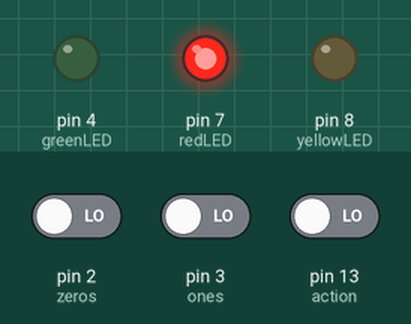
Simulated run of this sketch. Board: Arduino Uno, built with avr-gcc and run on an emulated ATmega328P. On the bench: output pins drawn as LEDs (lit = HIGH). Dashed ring = blinking. The test bench sets the inputs (shaded band); at power-on: pin 13 (action) LOW, pin 2 (zeros) LOW, pin 3 (ones) LOW.

Above: at 1.2 s.
1.3 s: pin 13 (action) driven HIGH
At 3.1 s:
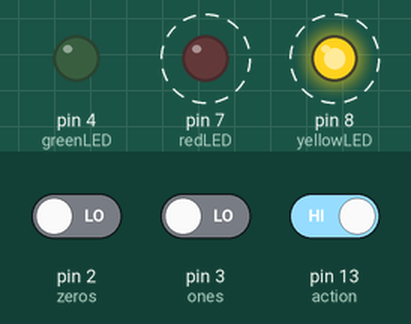
7.3 s: pin 13 (action) driven LOW
At 8.3 s:
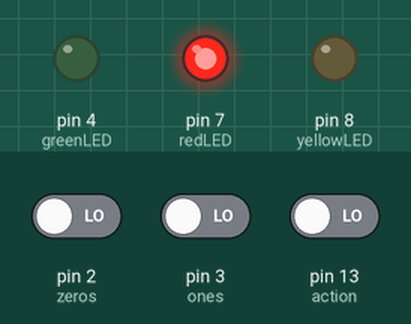
Timing chart, 0 to 10.3 s (numbered marks = the images above; inputs shaded):
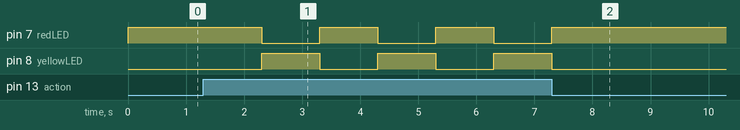

The sketch:

ones_and_zeros.ino
```cpp
#define action 13
#define ones 3
#define zeros 2
#define yellowLED 8
#define redLED 7
#define greenLED 4

byte pass[] = {1, 1, 0, 1, 0, 0, 1}; // ITP in Morse Code
byte entering = false;
byte attempt[100];
byte count = 0;
bool passed = false;

void setup() {
  // put your setup code here, to run once:
  pinMode(ones, INPUT);
  pinMode(zeros, INPUT);
  pinMode(action, INPUT);
  pinMode(yellowLED, OUTPUT);
  pinMode(redLED, OUTPUT);
  pinMode(greenLED, OUTPUT);
  Serial.begin(9600);
}

void loop() {
  if (digitalRead(action) == HIGH){
    if(!entering){
      passed = false;
      memset(attempt, 0, sizeof(attempt));
    }
    entering = !entering;
    delay(1000);
    count = 0;
  }
  if ((!entering)&&(passed)){
    digitalWrite(greenLED, HIGH);
    digitalWrite(redLED, LOW);
    digitalWrite(yellowLED, LOW);
  }else if ((entering)&&(!passed)){
     digitalWrite(yellowLED,HIGH);
     digitalWrite(redLED, LOW);
     digitalWrite(greenLED, LOW);
      if (digitalRead(ones) == HIGH){
       attempt[count] = 1;
       count++;
       Serial.println("1");
       delay(500);
      } else if (digitalRead(zeros) == HIGH){
       attempt[count] = 0;
       count++;
       Serial.println("0");
       delay(500);
      }
  } else if ((!entering)&&(!passed)){
     digitalWrite(yellowLED,LOW);
     digitalWrite(redLED, HIGH);
     digitalWrite(greenLED, LOW);
  }

  if (!entering){
     passed = true;
      for (byte j = 0; j<sizeof(pass);j++){
        if (pass[j] != attempt[j]){
          passed = false;
        }
     }
     for (byte k = sizeof(pass)+1;k<sizeof(attempt);k++){
      if(attempt[k] == 1){
        passed = false;
      }
     }
  }
}
```

Measured:
- after the input at 1.3 s, pin 7 (redLED), pin 8 (yellowLED): alternates HIGH for 1.0 s and LOW for 1.0 s, starting after 1.0 s
- after the input at 7.3 s, pin 7 (redLED): goes on until 7.3 s, then stays HIGH; pin 8 (yellowLED): goes on until 7.3 s, then stays LOW
